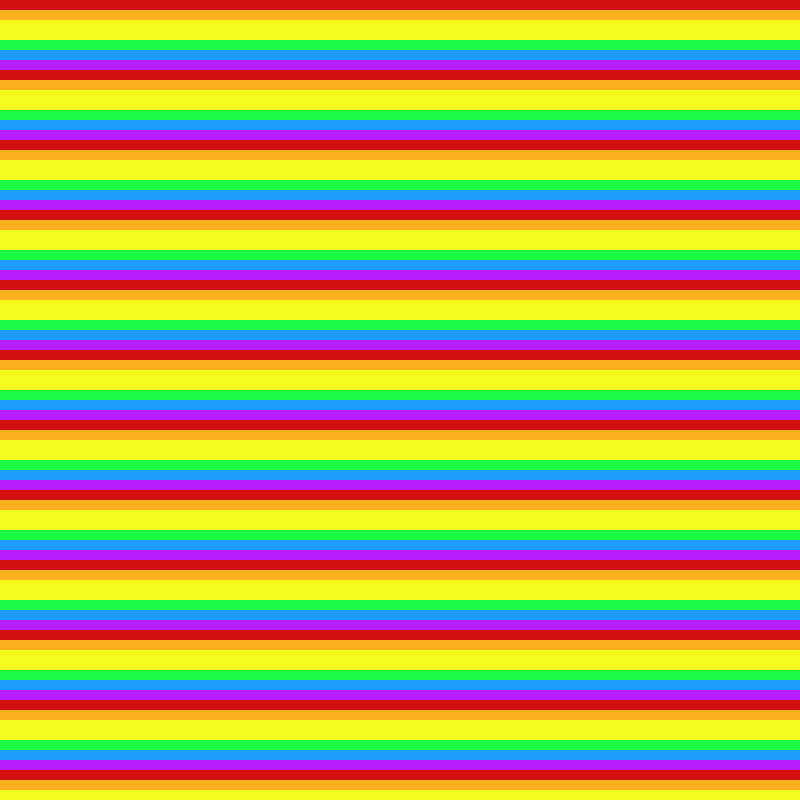
Frame 1 (no input)
Frame 60 (the mouse pressed at the canvas centre just before this capture): identical to frame 1, image omitted
Frame 120 (the mouse held since frame 60 and released just before this capture): identical to frame 1, image omitted

The Processing sketch that drew this single still picture (run headless with seeded random() and noise(); from frame 60 on, the mouse is pressed at the canvas centre):

// Processing sketch: RainbowWave
// ── RainbowWave.pde


void setup(){
  size(800,800);
  background(150);

}

void draw(){
for (int i = 0; i < 5000; i+=3) {
  for (int j = 0; j < 800; j+=70) {
    noStroke();
    fill(#D30F0F);
  rect(i,j,10,10);

}}
for (int x = 0; x < 5000; x+=3) {
  for (int z = 10; z < 800; z+=70) {
    noStroke();
    fill(#FAB11E);
  rect(x,z,10,10);

}}
for (int g = 0; g < 5000; g+=3) {
  for (int h = 20; h < 800; h+=70) {
    noStroke();
    fill(#F2FA1E);
  rect(g,h,10,10);

}}
for (int q = 0; q < 5000; q+=3) {
  for (int w = 30; w < 800; w+=70) {
    noStroke();
    fill(#F2FA1E);
  rect(q,w,10,10);

}}
for (int e = 0; e < 5000; e+=3) {
  for (int r = 40; r < 800; r+=70) {
    noStroke();
    fill(#1EFA44);
  rect(e,r,10,10);

}}
for (int a = 0; a < 5000; a+=3) {
  for (int s = 50; s < 800; s+=70) {
    noStroke();
    fill(#1E9CFA);
  rect(a,s,10,10);

}}
for (int t = 0; t < 5000; t+=3) {
  for (int y = 60; y < 800; y+=70) {
    noStroke();
    fill(#B71EFA);
  rect(t,y,10,10);

}}

}
